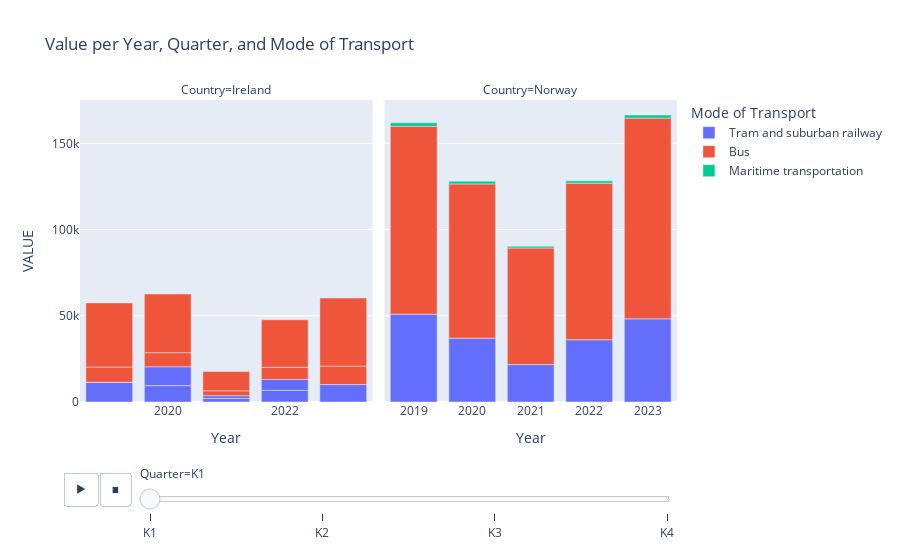

Notebook source saved alongside this figure:
### Code cell
# Create an interactive bar chart with Plotly Express

fig = px.bar(Transport, x='Year', y='VALUE', color='Mode of Transport',
             animation_frame='Quarter', facet_col='Country',
             title='Value per Year, Quarter, and Mode of Transport')

# Show the plot
fig.show()

### Figure 1 — Plotly figure (JSON) as saved in the notebook; plotly's stock layout.template omitted (floating-point values rounded to 4 significant figures)
{"data": [{"alignmentgroup": "True", "hovertemplate": "Mode of Transport=Tram and suburban railway<br>Quarter=K1<br>Country=Ireland<br>Year=%{x}<br>VALUE=%{y}<extra></extra>", "legendgroup": "Tram and suburban railway", "marker": {"color": "#636efa", "pattern": {"shape": ""}}, "name": "Tram and suburban railway", "offsetgroup": "Tram and suburban railway", "orientation": "v", "showlegend": true, "textposition": "auto", "type": "bar", "x": [2019, 2020, 2021, 2022, 2019, 2020, 2021, 2022, 2023], "xaxis": "x", "y": [11455, 9520, 2109, 6719, 0, 10917, 1572, 6384, 10114], "yaxis": "y"}, {"alignmentgroup": "True", "hovertemplate": "Mode of Transport=Tram and suburban railway<br>Quarter=K1<br>Country=Norway<br>Year=%{x}<br>VALUE=%{y}<extra></extra>", "legendgroup": "Tram and suburban railway", "marker": {"color": "#636efa", "pattern": {"shape": ""}}, "name": "Tram and suburban railway", "offsetgroup": "Tram and suburban railway", "orientation": "v", "showlegend": false, "textposition": "auto", "type": "bar", "x": ["2019", "2020", "2021", "2022", "2023"], "xaxis": "x2", "y": [50904, 36986, 21677, 36067, 48231], "yaxis": "y2"}, {"alignmentgroup": "True", "hovertemplate": "Mode of Transport=Bus<br>Quarter=K1<br>Country=Ireland<br>Year=%{x}<br>VALUE=%{y}<extra></extra>", "legendgroup": "Bus", "marker": {"color": "#EF553B", "pattern": {"shape": ""}}, "name": "Bus", "offsetgroup": "Bus", "orientation": "v", "showlegend": true, "textposition": "auto", "type": "bar", "x": [2019, 2019, 2020, 2020, 2021, 2021, 2022, 2022, 2023, 2023], "xaxis": "x", "y": [8839, 37158, 8161, 34017, 2817, 11137, 7052, 27533, 10694, 39462], "yaxis": "y"}, {"alignmentgroup": "True", "hovertemplate": "Mode of Transport=Bus<br>Quarter=K1<br>Country=Norway<br>Year=%{x}<br>VALUE=%{y}<extra></extra>", "legendgroup": "Bus", "marker": {"color": "#EF553B", "pattern": {"shape": ""}}, "name": "Bus", "offsetgroup": "Bus", "orientation": "v", "showlegend": false, "textposition": "auto", "type": "bar", "x": ["2019", "2020", "2021", "2022", "2023"], "xaxis": "x2", "y": [108967, 89467, 67629, 90786, 116375], "yaxis": "y2"}, {"alignmentgroup": "True", "hovertemplate": "Mode of Transport=Maritime transportation<br>Quarter=K1<br>Country=Norway<br>Year=%{x}<br>VALUE=%{y}<extra></extra>", "legendgroup": "Maritime transportation", "marker": {"color": "#00cc96", "pattern": {"shape": ""}}, "name": "Maritime transportation", "offsetgroup": "Maritime transportation", "orientation": "v", "showlegend": true, "textposition": "auto", "type": "bar", "x": ["2019", "2020", "2021", "2022", "2023"], "xaxis": "x2", "y": [1990, 1570, 974, 1376, 1752], "yaxis": "y2"}], "layout": {"annotations": [{"font": {}, "showarrow": false, "text": "Country=Ireland", "x": 0.245, "xanchor": "center", "xref": "paper", "y": 1, "yanchor": "bottom", "yref": "paper"}, {"font": {}, "showarrow": false, "text": "Country=Norway", "x": 0.755, "xanchor": "center", "xref": "paper", "y": 1, "yanchor": "bottom", "yref": "paper"}], "barmode": "relative", "legend": {"title": {"text": "Mode of Transport"}, "tracegroupgap": 0}, "sliders": [{"active": 0, "currentvalue": {"prefix": "Quarter="}, "len": 0.9, "pad": {"b": 10, "t": 60}, "steps": [{"args": [["K1"], {"frame": {"duration": 0, "redraw": true}, "fromcurrent": true, "mode": "immediate", "transition": {"duration": 0, "easing": "linear"}}], "label": "K1", "method": "animate"}, {"args": [["K2"], {"frame": {"duration": 0, "redraw": true}, "fromcurrent": true, "mode": "immediate", "transition": {"duration": 0, "easing": "linear"}}], "label": "K2", "method": "animate"}, {"args": [["K3"], {"frame": {"duration": 0, "redraw": true}, "fromcurrent": true, "mode": "immediate", "transition": {"duration": 0, "easing": "linear"}}], "label": "K3", "method": "animate"}, {"args": [["K4"], {"frame": {"duration": 0, "redraw": true}, "fromcurrent": true, "mode": "immediate", "transition": {"duration": 0, "easing": "linear"}}], "label": "K4", "method": "animate"}], "x": 0.1, "xanchor": "left", "y": 0, "yanchor": "top"}], "title": {"text": "Value per Year, Quarter, and Mode of Transport"}, "updatemenus": [{"buttons": [{"args": [null, {"frame": {"duration": 500, "redraw": true}, "fromcurrent": true, "mode": "immediate", "transition": {"duration": 500, "easing": "linear"}}], "label": "&#9654;", "method": "animate"}, {"args": [[null], {"frame": {"duration": 0, "redraw": true}, "fromcurrent": true, "mode": "immediate", "transition": {"duration": 0, "easing": "linear"}}], "label": "&#9724;", "method": "animate"}], "direction": "left", "pad": {"r": 10, "t": 70}, "showactive": false, "type": "buttons", "x": 0.1, "xanchor": "right", "y": 0, "yanchor": "top"}], "xaxis": {"anchor": "y", "domain": [0, 0.49], "title": {"text": "Year"}}, "xaxis2": {"anchor": "y2", "domain": [0.51, 1], "matches": "x", "title": {"text": "Year"}}, "yaxis": {"anchor": "x", "domain": [0, 1], "title": {"text": "VALUE"}}, "yaxis2": {"anchor": "x2", "domain": [0, 1], "matches": "y", "showticklabels": false}}}
